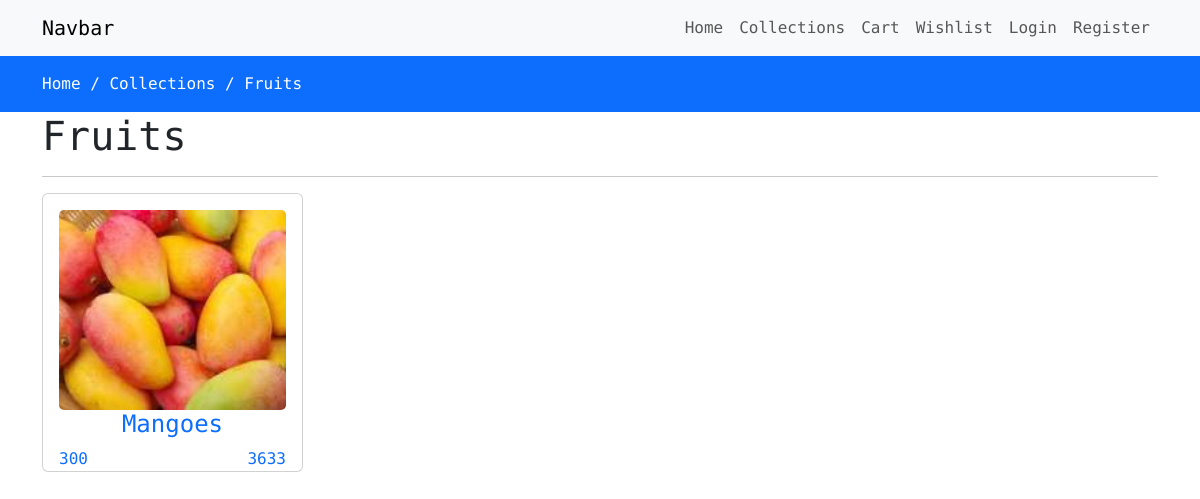
Page /collections/fruits on the committed database.
### store/models.py (models this page shows, shortened)
class Category(models.Model):
    slug = models.CharField(max_length=150, null=False, blank=False)
    name = models.CharField(max_length=150, null=False, blank=False)
    image = models.ImageField(upload_to=get_file_path, null=True, blank= True  )
    description = models.TextField(max_length=500, null=False, blank=False)
    status = models.BooleanField(default=False, help_text="0=default, 1=hidden")
    trending = models.BooleanField(default=False, help_text="0=default, 1=trending")
    meta_title = models.CharField(max_length=150, null=False, blank=False)
    meta_keyword = models.CharField(max_length=150, null=False, blank=False)
    meta_description = models.TextField(max_length=500, null=False, blank=False)
    created_at = models.DateTimeField(auto_now=True)

class Product(models.Model):
    category = models.ForeignKey(Category, on_delete=models.CASCADE)
    slug = models.CharField(max_length=150, null=False, blank=False)
    name = models.CharField(max_length=150, null=False, blank=False)
    product_image = models.ImageField(upload_to=get_file_path, null=True, blank= True  )
    small_description = models.CharField(max_length=150, null=False, blank=False)
    quantity = models.IntegerField(null=False,blank=False)
    description = models.TextField(max_length=500, null=False, blank=False)
    original_price= models.FloatField(null=False, blank=False)
    selling_price= models.FloatField(null=False, blank=False)
    status = models.BooleanField(default=False, help_text="0=default, 1=hidden")
    trending = models.BooleanField(default=False, help_text="0=default, 1=trending")
    tag=models.CharField(max_length=150, null=False, blank=False)
    meta_title = models.CharField(max_length=150, null=False, blank=False)
    meta_keyword = models.CharField(max_length=150, null=False, blank=False)
    meta_description = models.TextField(max_length=500, null=False, blank=False)
    created_at = models.DateTimeField(auto_now=True)

### store/views.py (the view)
# urls.py: path('collections/<str:slug>', views.collectionsview, name='collectionsview'),
def collectionsview(request, slug):
    if(Category.objects.filter(slug=slug, status=0)):
        products = Product.objects.filter(category__slug=slug)
        category= Category.objects.filter(slug=slug). first()
        context = {'products': products, 'category': category}
        return render(request, "store/products/index.html", context)
    else:
        messages.warning(request, "No item found in the category")
        return redirect('collections')

### store/templates/store/products/index.html (shortened to what this page needs)
{% extends "store/layouts/main.html" %}
 {%block content%}
<div class="py-3 bg-primary">
    <div class="container">
        <a class="text-white" href="{%url 'home'%}">Home /</a>
        <a class="text-white" href="{%url 'collections'%}">Collections /</a>
        <a class="text-white" href="{%url 'collectionsview' category.slug %}">{{category.name}}</a>
    </div>
</div>
<div class="container">
  <div class="row">
    <div class="col-md-12">
      <h1>{{category.name}}</h1>
      <hr />
      <div class="row">
        {%for item in products %}
        <div class="col-md-3">
          <div class="card">
            <a href="{% url 'productview' item.category.slug item.slug%}">
              <div class="card-body">
                <div class="category-image">
                  <img
                    src="{{item.product_image.url}}" alt="product image" class="img-fluid"/>
                </div>
                <h4 class="text-center">{{item.name}}</h4>
                <span class="float-start">{{item.original_price | stringformat:'d'}}</span>
                <span class="float-end">{{item.selling_price  | stringformat:'d'}}</span>
              </div>
            </a>
          </div>
        </div>
        {%endfor%}
            </div>
            </div>
    </div>
</div>
{%endblock content%}

### store/templates/store/layouts/main.html (style rules this page uses)
* { font-family: "Roboto Mono", monospace; font-optical-sizing: auto; font-weight: <weight>; font-style: normal; }
a { text-decoration: none; }
.category-image img { width: 100%; height: 200px; object-fit: cover; border-radius: 5px; }

### rows in the picture
Category: name "Fruits"
Product: product_image (picture), name "Mangoes", original_price "300", selling_price "3633"
